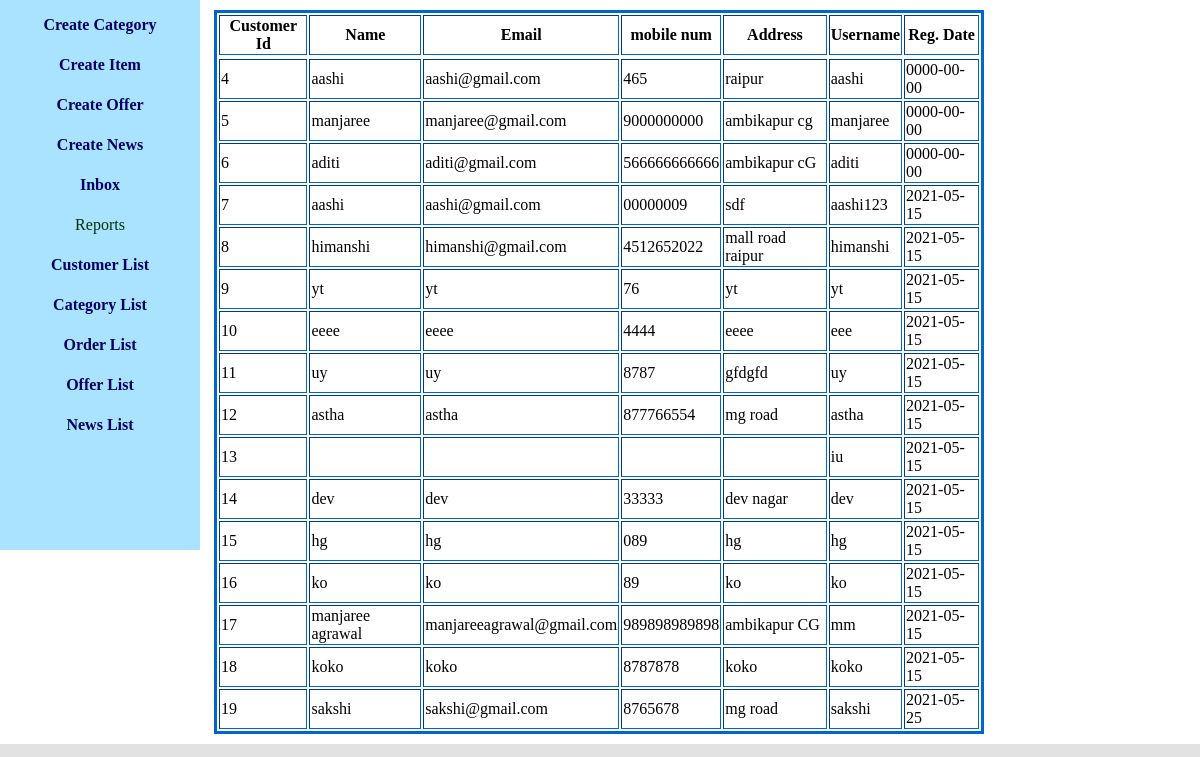
Page /displayCustomerList.php (signed in) on the committed database.
### tables this page shows
CREATE TABLE IF NOT EXISTS `customer_info` (
  `cust_id` int(11) NOT NULL AUTO_INCREMENT,
  `cust_name` varchar(30) NOT NULL,
  `cust_email` varchar(30) NOT NULL,
  `cust_mobile` varchar(30) NOT NULL,
  `cust_address` text NOT NULL,
  `user_name` varchar(20) NOT NULL,
  `user_pass` varchar(20) NOT NULL,
  `user_type` varchar(5) NOT NULL,
  `reg_date` date NOT NULL,
  PRIMARY KEY (`cust_id`)
);

### displayCustomerList.php (the view, shortened to what this page needs)
<?php @session_start();
if(isset($_SESSION["uname"]) && $_SESSION["uname"]=="mm")
{
?>
<div id="content">
<div id="adminContent">
<div id="leftMargin">
			<?php
              include("adminMenu.php");
            ?>
</div>
<div id="rightMargin">
            <div id="customerList">
            <?php
            include("dbConnect.php");
            $rsMsg=mysqli_query($con,"select cust_id,cust_name,cust_email,cust_mobile,cust_address,user_name,reg_date from customer_info order by cust_id");
            echo("<table border='1'><tr><th>Customer Id</th><th>Name</th><th>Email</th><th>mobile num</th><th>Address</th><th>Username</th><th>Reg. Date</th><tr>");
            while($row=mysqli_fetch_array($rsMsg))
            {
              echo("<tr>");
                echo("<td>");
                  echo($row["cust_id"]);
				echo("</td>");
                echo("<td>");
                  echo($row["cust_name"]);
                echo("</td>");
                echo("<td>");
                  echo($row["cust_email"]);
                echo("</td>");
                echo("<td>");
                  echo($row["cust_mobile"]);
                echo("</td>");
                echo("<td>");
                  echo($row["cust_address"]);
				echo("</td>");
				echo("<td>");
                  echo($row["user_name"]);
				echo("</td>");
				echo("<td>");
                  echo($row["reg_date"]);
				echo("</td>");
              echo("</tr>");
            }
            echo("</table>");
            ?>
            </div>
</div>
</div>
</div>
<?php
}
else
{
  header("location:loginForm.php");
}
?>

### adminMenu.php
<link href="style/base.css" rel="stylesheet" type="text/css" >
<link href="style/base2.css" rel="stylesheet" type="text/css" >
<ul id="adminMenu">
<li><a href="categoryForm.php">Create Category</a></li>
<li><a href="createItemForm.php">Create Item</a></li>
<li><a href="offerForm.php">Create Offer</a></li>
<li><a href="newsForm.php">Create News</a></li>
<li><a href="adminInbox.php">Inbox</a></li>
<li>Reports</li>
<li><a href="displayCustomerList.php">Customer List</a></li>
<li><a href="">Category List</a></li>
<li><a href="">Order List</a></li>
<li><a href="displayOfferList.php">Offer List</a></li>
<li><a href="displayNewsList.php">News List</a></li>
</ul>

### style/base.css (style rules this page uses)
#content { margin:0px auto; min-height:550px; background-color:white; border:0px solid brown; }

### style/base2.css (style rules this page uses)
#adminContent { min-height:inherit; background-color:white; }
#adminContent #leftMargin { display:table-cell; width:200px; background-color:#AAE3FF; min-height:inherit; display:inline-block; vertical-align:top; }
#adminContent #rightMargin { vertical-align:top; display:table-cell; width:790px; min-height:inherit; display:inline-block; border-top:0px solid #0CC; }
#adminMenu { margin:0px; padding:0px; list-style:none; border:0px solid black; }
#adminMenu li { width:200px; height:30px; color:#030; text-align:center; line-height:40px; padding-top:5px; padding-bottom:5px; border:0px solid black; }
#adminMenu li a { border:0px solid yellow; display:block; color:#006; text-decoration:none; font-weight:600; font-size:16px; }
#customerList table { border:3px solid #06C; margin:10px; }

### rows in the picture
customer_info: cust_id "4", cust_name "aashi", cust_email "aashi@gmail.com", cust_mobile "465", cust_address "raipur", user_name "aashi", reg_date "0000-00-00"
customer_info: cust_id "5", cust_name "manjaree", cust_email "manjaree@gmail.com", cust_mobile "9000000000", cust_address "ambikapur cg", user_name "manjaree", reg_date "0000-00-00"
customer_info: cust_id "6", cust_name "aditi", cust_email "aditi@gmail.com", cust_mobile "566666666666", cust_address "ambikapur cG", user_name "aditi", reg_date "0000-00-00"
customer_info: cust_id "7", cust_name "aashi", cust_email "aashi@gmail.com", cust_mobile "00000009", cust_address "sdf", user_name "aashi123", reg_date "2021-05-15"
customer_info: cust_id "8", cust_name "himanshi", cust_email "himanshi@gmail.com", cust_mobile "4512652022", cust_address "mall road raipur", user_name "himanshi", reg_date "2021-05-15"
customer_info: cust_id "9", cust_name "yt", cust_email "yt", cust_mobile "76", cust_address "yt", user_name "yt", reg_date "2021-05-15"
customer_info: cust_id "10", cust_name "eeee", cust_email "eeee", cust_mobile "4444", cust_address "eeee", user_name "eee", reg_date "2021-05-15"
customer_info: cust_id "11", cust_name "uy", cust_email "uy", cust_mobile "8787", cust_address "gfdgfd", user_name "uy", reg_date "2021-05-15"
customer_info: cust_id "12", cust_name "astha", cust_email "astha", cust_mobile "877766554", cust_address "mg road", user_name "astha", reg_date "2021-05-15"
customer_info: cust_id "13", user_name "iu", reg_date "2021-05-15"
customer_info: cust_id "14", cust_name "dev", cust_email "dev", cust_mobile "33333", cust_address "dev nagar", user_name "dev", reg_date "2021-05-15"
customer_info: cust_id "15", cust_name "hg", cust_email "hg", cust_mobile "089", cust_address "hg", user_name "hg", reg_date "2021-05-15"
customer_info: cust_id "16", cust_name "ko", cust_email "ko", cust_mobile "89", cust_address "ko", user_name "ko", reg_date "2021-05-15"
customer_info: cust_id "17", cust_name "manjaree agrawal", cust_email "manjareeagrawal@gmail.com", cust_mobile "989898989898", cust_address "ambikapur CG", user_name "mm", reg_date "2021-05-15"
customer_info: cust_id "18", cust_name "koko", cust_email "koko", cust_mobile "8787878", cust_address "koko", user_name "koko", reg_date "2021-05-15"
customer_info: cust_id "19", cust_name "sakshi", cust_email "sakshi@gmail.com", cust_mobile "8765678", cust_address "mg road", user_name "sakshi", reg_date "2021-05-25"
